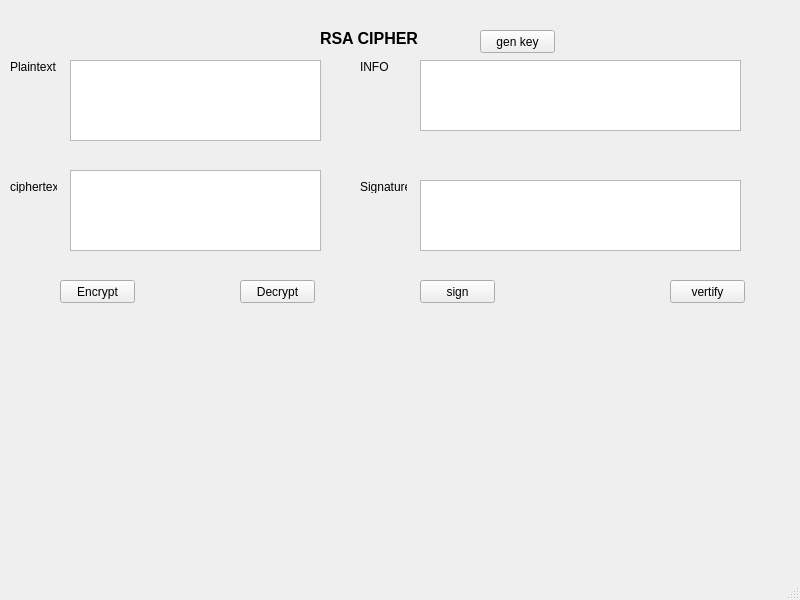
<?xml version="1.0" encoding="UTF-8"?>
<ui version="4.0">
 <class>MainWindow</class>
 <widget class="QMainWindow" name="MainWindow">
  <property name="geometry">
   <rect>
    <x>0</x>
    <y>0</y>
    <width>800</width>
    <height>600</height>
   </rect>
  </property>
  <property name="windowTitle">
   <string>MainWindow</string>
  </property>
  <widget class="QWidget" name="centralwidget">
   <widget class="QLabel" name="label">
    <property name="geometry">
     <rect>
      <x>320</x>
      <y>30</y>
      <width>141</width>
      <height>16</height>
     </rect>
    </property>
    <property name="font">
     <font>
      <pointsize>12</pointsize>
      <weight>75</weight>
      <bold>true</bold>
     </font>
    </property>
    <property name="text">
     <string>RSA CIPHER</string>
    </property>
   </widget>
   <widget class="QLabel" name="label_2">
    <property name="geometry">
     <rect>
      <x>10</x>
      <y>60</y>
      <width>47</width>
      <height>13</height>
     </rect>
    </property>
    <property name="text">
     <string>Plaintext</string>
    </property>
   </widget>
   <widget class="QLabel" name="label_4">
    <property name="geometry">
     <rect>
      <x>10</x>
      <y>180</y>
      <width>47</width>
      <height>13</height>
     </rect>
    </property>
    <property name="text">
     <string>ciphertext</string>
    </property>
   </widget>
   <widget class="QPushButton" name="btn_encrypt">
    <property name="geometry">
     <rect>
      <x>60</x>
      <y>280</y>
      <width>75</width>
      <height>23</height>
     </rect>
    </property>
    <property name="text">
     <string>Encrypt</string>
    </property>
   </widget>
   <widget class="QPushButton" name="btn_decrypt">
    <property name="geometry">
     <rect>
      <x>240</x>
      <y>280</y>
      <width>75</width>
      <height>23</height>
     </rect>
    </property>
    <property name="text">
     <string>Decrypt</string>
    </property>
   </widget>
   <widget class="QTextEdit" name="txt_plain_text">
    <property name="geometry">
     <rect>
      <x>70</x>
      <y>60</y>
      <width>251</width>
      <height>81</height>
     </rect>
    </property>
   </widget>
   <widget class="QTextEdit" name="txt_cipher_text">
    <property name="geometry">
     <rect>
      <x>70</x>
      <y>170</y>
      <width>251</width>
      <height>81</height>
     </rect>
    </property>
   </widget>
   <widget class="QLabel" name="label_3">
    <property name="geometry">
     <rect>
      <x>360</x>
      <y>60</y>
      <width>47</width>
      <height>13</height>
     </rect>
    </property>
    <property name="text">
     <string>INFO</string>
    </property>
   </widget>
   <widget class="QLabel" name="label_5">
    <property name="geometry">
     <rect>
      <x>360</x>
      <y>180</y>
      <width>47</width>
      <height>13</height>
     </rect>
    </property>
    <property name="text">
     <string>Signature</string>
    </property>
   </widget>
   <widget class="QTextEdit" name="txt_info">
    <property name="geometry">
     <rect>
      <x>420</x>
      <y>60</y>
      <width>321</width>
      <height>71</height>
     </rect>
    </property>
   </widget>
   <widget class="QTextEdit" name="txt_sign">
    <property name="geometry">
     <rect>
      <x>420</x>
      <y>180</y>
      <width>321</width>
      <height>71</height>
     </rect>
    </property>
   </widget>
   <widget class="QPushButton" name="btn_sign">
    <property name="geometry">
     <rect>
      <x>420</x>
      <y>280</y>
      <width>75</width>
      <height>23</height>
     </rect>
    </property>
    <property name="text">
     <string>sign</string>
    </property>
   </widget>
   <widget class="QPushButton" name="btn_vertify">
    <property name="geometry">
     <rect>
      <x>670</x>
      <y>280</y>
      <width>75</width>
      <height>23</height>
     </rect>
    </property>
    <property name="text">
     <string>vertify</string>
    </property>
   </widget>
   <widget class="QPushButton" name="btn_gen_key">
    <property name="geometry">
     <rect>
      <x>480</x>
      <y>30</y>
      <width>75</width>
      <height>23</height>
     </rect>
    </property>
    <property name="text">
     <string>gen key</string>
    </property>
   </widget>
  </widget>
  <widget class="QMenuBar" name="menubar">
   <property name="geometry">
    <rect>
     <x>0</x>
     <y>0</y>
     <width>800</width>
     <height>21</height>
    </rect>
   </property>
  </widget>
  <widget class="QStatusBar" name="statusbar"/>
 </widget>
 <resources/>
 <connections/>
</ui>
